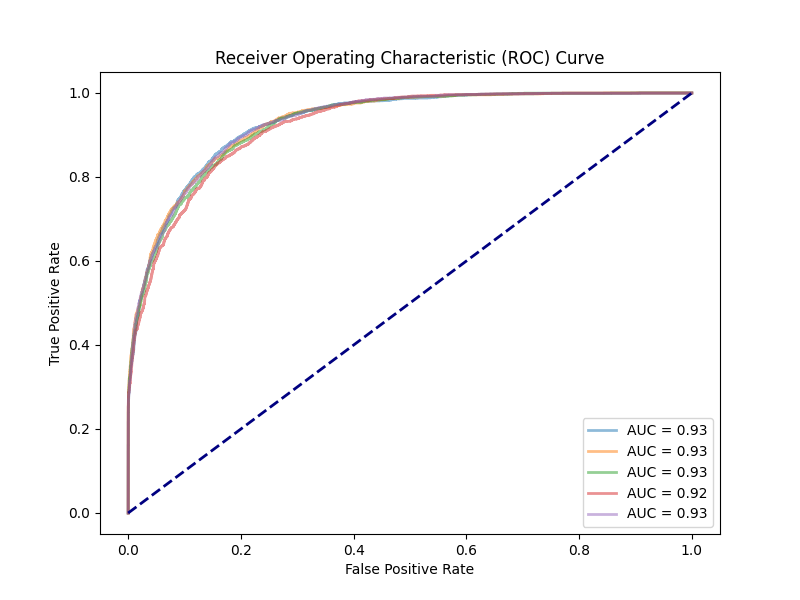

Python code for this plot:
import numpy as np
import pandas as pd

import xgboost as xgb

from sklearn.model_selection import StratifiedKFold
from sklearn.metrics import accuracy_score, f1_score, roc_auc_score, roc_curve

import matplotlib.pyplot as plt

####################
# 读取数据
####################

# 从processed_data.csv中读取数据
df = pd.read_csv('processed_data.csv')

# 将数据拆分为特征和标签
X = df.drop(columns=['class'])
y = df['class']

# 计算正类别的权重
temp = np.sum(y==0) / np.sum(y==1)
print('scale_pos_weight =', temp)
print()

####################
# k_fold
####################

# 初始化K折交叉验证
k_fold = StratifiedKFold(n_splits=5, shuffle=True, random_state=42)

####################
# 平均列表
####################

# 初始化结果列表
acc_list = []
f1_list = []
auc_list = []

fpr_list, tpr_list = [], []

####################
# k_fold
####################

# 进行K折交叉验证
# indices = index的复数
for train_indices, test_indices in k_fold.split(X, y):
    
    X_train, X_test = X.iloc[train_indices], X.iloc[test_indices]
    y_train, y_test = y.iloc[train_indices], y.iloc[test_indices]

    # 计算正类别的权重
    scale_pos_weight = np.sum(y_train == 0) / np.sum(y_train == 1)

    # 使用XGBoost训练分类模型
    params = {
        'objective': 'binary:logistic',
        'eval_metric': ['error', 'logloss'],
        'scale_pos_weight': scale_pos_weight,
        'n_jobs': -1,
    }
    model = xgb.XGBClassifier(**params)
    model.fit(X_train, y_train)

    # 在测试集上获取预测概率
    y_proba = model.predict_proba(X_test)[:, 1]
    y_pred =     y_proba >= 0.5

    ####################
    # 测试分数
    ####################

    # 计算准确率、F1和AUC
    acc = accuracy_score(y_test, y_pred)
    f1 = f1_score(y_test, y_pred)
    auc = roc_auc_score(y_test, y_proba)

    # 计算ROC曲线的点
    fpr, tpr, _ = roc_curve(y_test, y_proba)

    acc_list.append(acc)
    f1_list.append(f1)
    auc_list.append(auc)

    fpr_list.append(fpr); tpr_list.append(tpr)

####################
# 算平均
####################

# 计算平均准确率、F1和AUC
mean_acc = np.mean(acc_list)
mean_f1 = np.mean(f1_list)
mean_auc = np.mean(auc_list)

print('mean_acc =', mean_acc)
print('mean_f1 =', mean_f1)
print('mean_auc =', mean_auc)

####################
# 画图
####################

# 绘制ROC曲线
plt.figure(figsize=(8, 6))

for i in range(len(fpr_list)):
    plt.plot( fpr_list[i], tpr_list[i],
              lw=2, alpha=0.5, label=f'AUC = {auc_list[i]:.2f}' )

plt.plot([0, 1], [0, 1], color='navy', lw=2, linestyle='--')
plt.xlabel('False Positive Rate')
plt.ylabel('True Positive Rate')
plt.title('Receiver Operating Characteristic (ROC) Curve')
plt.legend(loc='lower right')
plt.show()

"""
scale_pos_weight = 3.179173440574998

mean_acc = 0.8377420061906703
mean_f1 = 0.7160756651174837
mean_auc = 0.9286348251381289
"""
